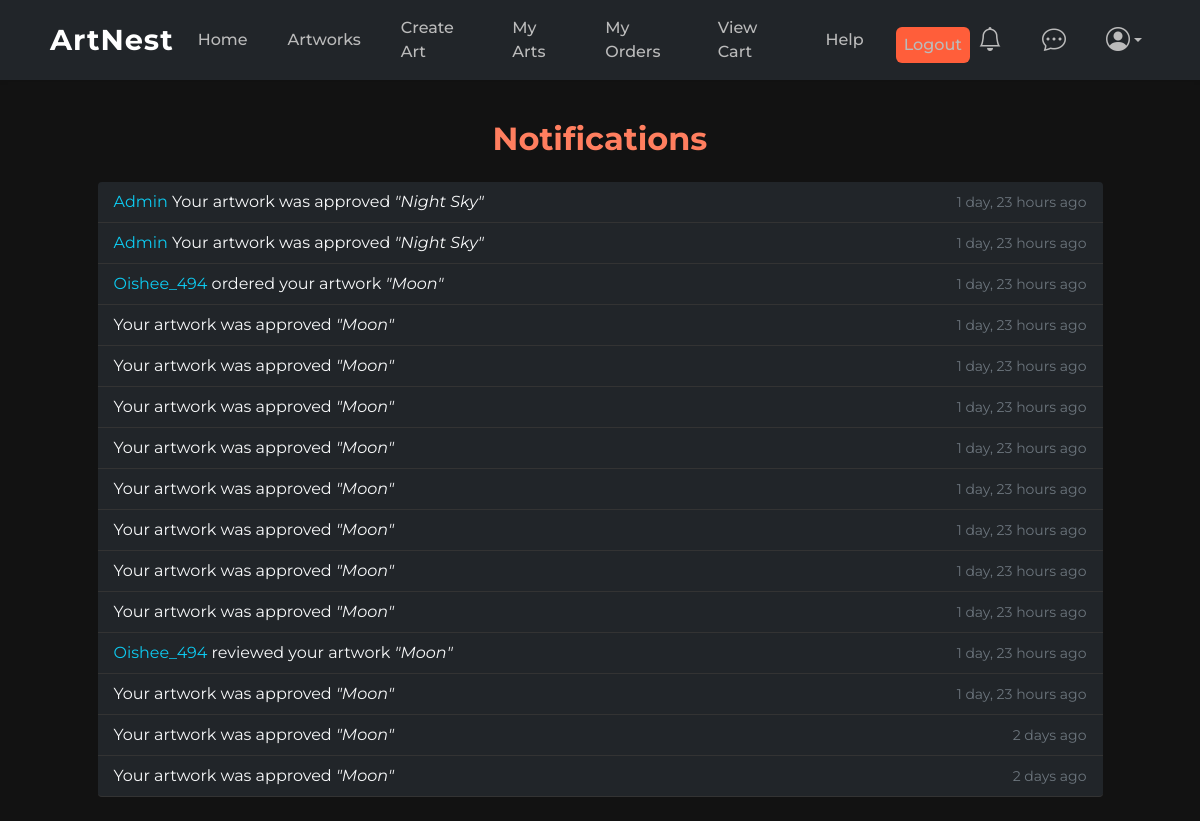
Page /notifications/notifications/ (signed in) on the earlier database version.
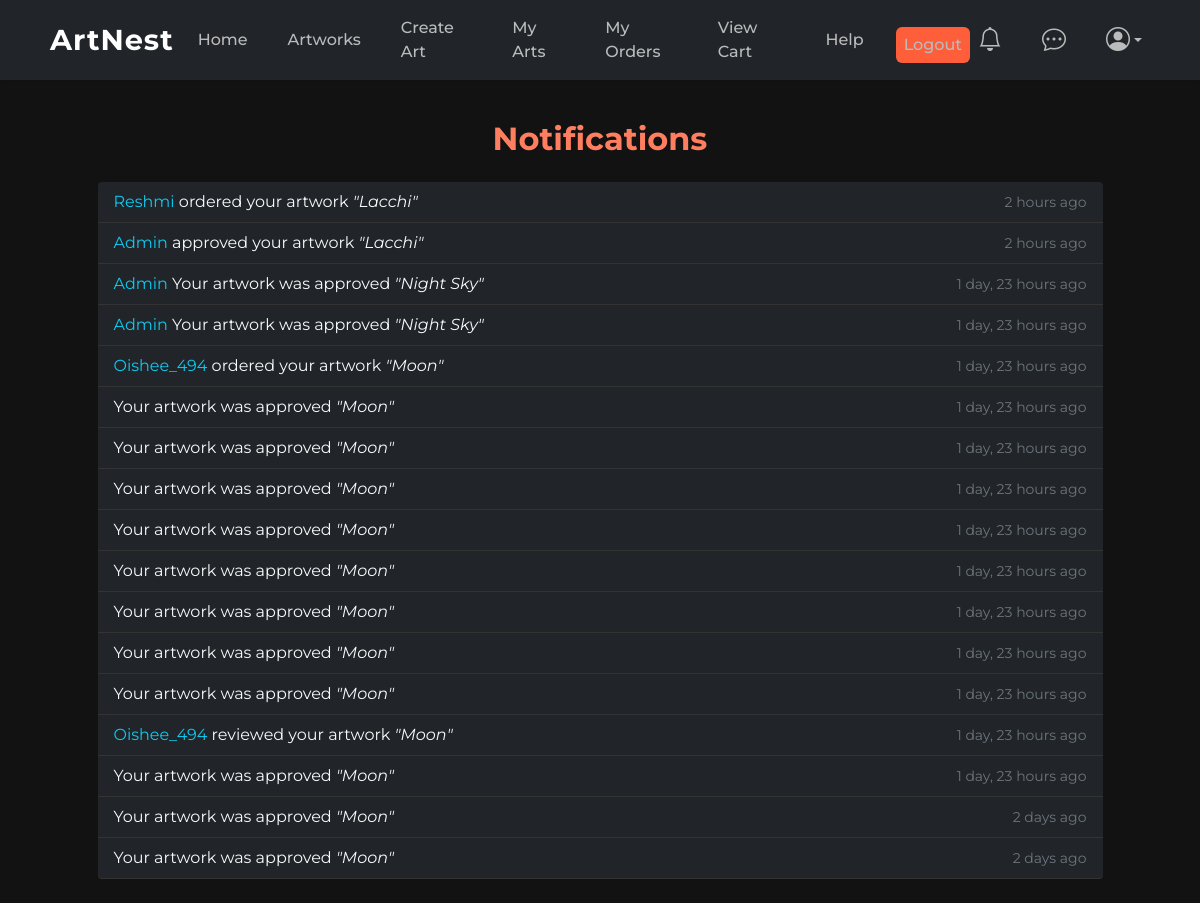
Same page on the later database version.
### notifications/models.py (models this page shows, shortened)
class Notification(models.Model):
    recipient = models.ForeignKey(
        settings.AUTH_USER_MODEL,
        on_delete=models.CASCADE,
        related_name='notifications'
    )
    actor = models.ForeignKey(
        settings.AUTH_USER_MODEL,
        null=True,
        blank=True,
        on_delete=models.SET_NULL,
        related_name='notifications_sent'
    )
    verb = models.CharField(max_length=255)
    target = models.CharField(max_length=255, null=True, blank=True)
    url = models.URLField(null=True, blank=True)
    timestamp = models.DateTimeField(auto_now_add=True)
    unread = models.BooleanField(default=True)

### users/models.py (models this page shows)
class User(AbstractUser):
    ROLE_CHOICES = (
        ('buyer', 'Buyer'),
        ('seller', 'Seller'),
        ('staff', 'Staff'),
    )
    full_name = models.CharField(max_length=100)
    role = models.CharField(max_length=10, choices=ROLE_CHOICES)

### notifications/views.py (the view)
# urls.py: path('notifications/', views.my_notifications, name='my_notifications'),
@login_required
def my_notifications(request):
    notifications = Notification.objects.filter(recipient=request.user).order_by('-timestamp')
    unread_count = notifications.filter(unread=True).count()
    return render(request, 'notifications/my_notifications.html', {
        'notifications': notifications,
        'unread_count': unread_count,
    })

### messaging/context_processors.py (called while the page is built)
def unread_message_count(request):
    if request.user.is_authenticated:
        count = Message.objects.filter(receiver=request.user, is_read=False).count()
        return {'unread_message_count': count}
    return {}

### notifications/context_processors.py (called while the page is built)
def unread_notifications(request):
    if request.user.is_authenticated:
        count = request.user.notifications.filter(unread=True).count()
        return {'unread_notification_count': count}
    return {}

### users/templatetags/user_tags.py (called while the page is built)
@register.simple_tag
def get_admin_user():
    User = get_user_model()
    return User.objects.filter(is_superuser=True).first()

### templates/notifications/my_notifications.html (shortened to what this page needs)
{% extends 'base.html' %}
{% load humanize %}
{% block content %}
<div class="container py-4" style="background-color: #121212; min-height: 80vh; color: #eee;">
  <h2 class="mb-4">Notifications</h2>
  {% if notifications %}
    <ul class="list-group">
      {% for n in notifications %}
        <a href="{% url 'notification_redirect' n.pk %}"
           class="list-group-item list-group-item-action
           {% if n.unread %}bg-secondary fw-bold{% else %}bg-dark text-light{% endif %}"
           style="border: none; border-bottom: 1px solid #333; text-decoration: none;">
          <div class="d-flex justify-content-between align-items-center">
            <div>
              <span class="text-info">{{ n.actor.username }}</span> {{ n.verb }}
              {% if n.target %} <span class="fst-italic">"{{ n.target }}"</span>{% endif %}
            </div>
            <small class="text-muted">{{ n.timestamp|naturaltime }}</small>
          </div>
        </a>
      {% endfor %}
    </ul>
  {% else %}
    <p class="text-muted">No notifications.</p>
  {% endif %}
</div>
{% endblock %}

Differences in the rows shown:
added Notification: actor.username "Reshmi", verb "ordered your artwork", target "Lacchi", timestamp "2 hours ago"
added Notification: actor.username "Admin", verb "approved your artwork", target "Lacchi", timestamp "2 hours ago"
